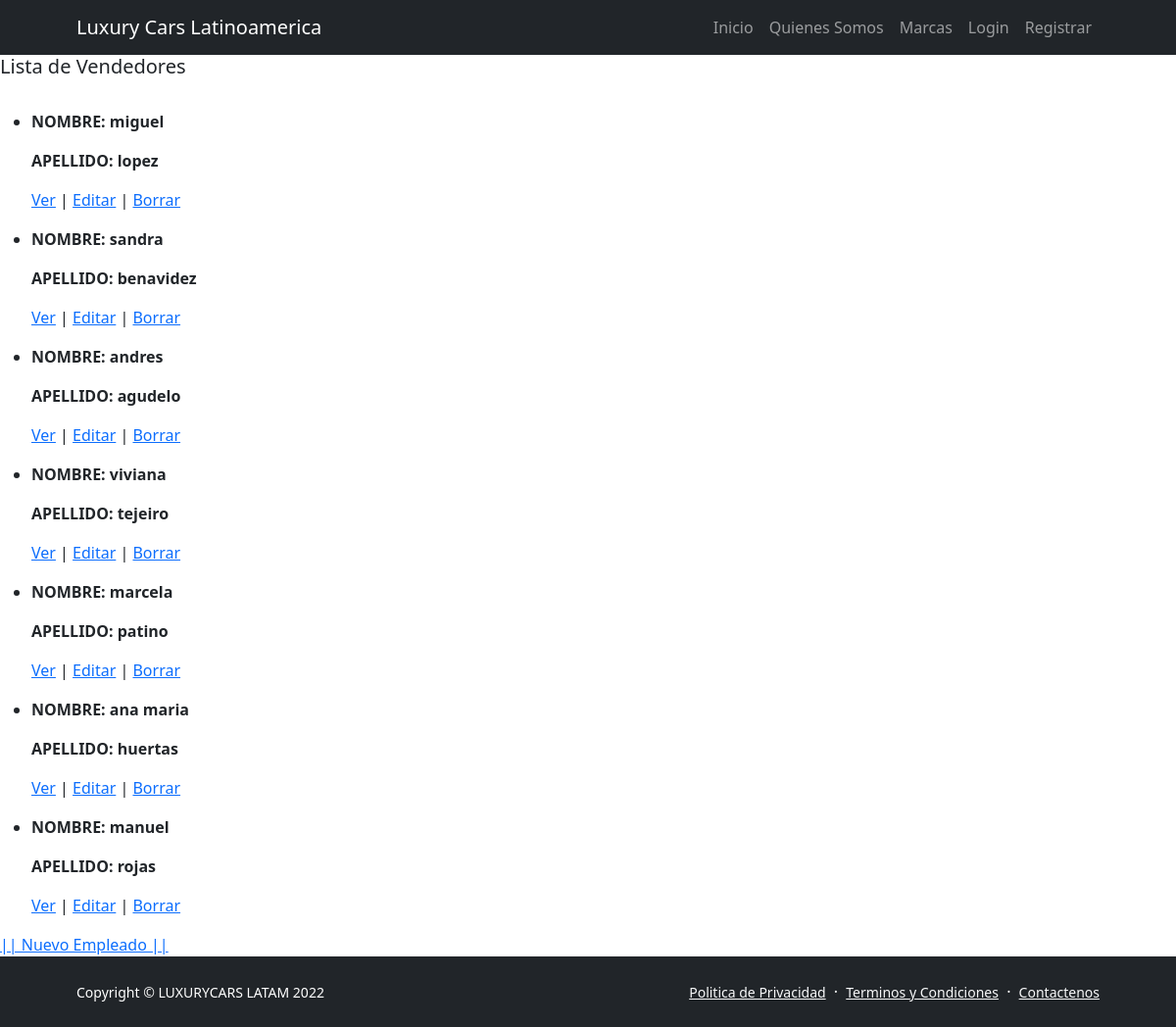
Page /gestionventas/listaVendedores/ (signed in) on the earlier database version.
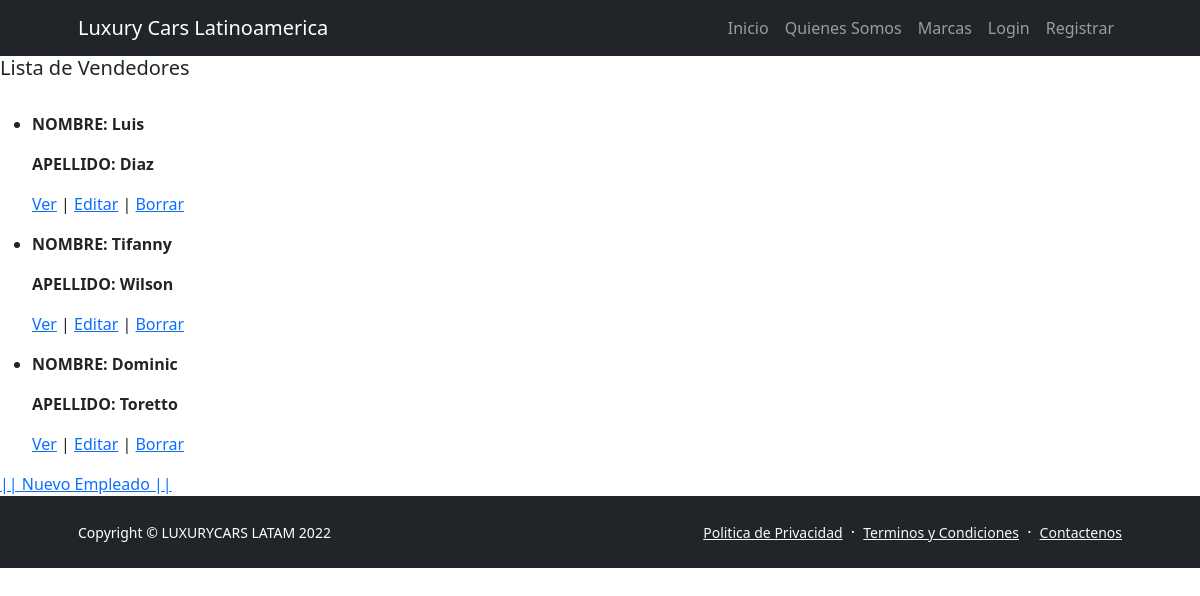
Same page on the later database version.
### gestionventas/models.py (models this page shows, shortened)
class vendedore(models.Model):
    nombre_vendedor=models.CharField(max_length=35)
    apellido_vendedor=models.CharField(max_length=35)
    email_vendedor=models.EmailField(max_length=30)
    sucursal=models.CharField(max_length=30)

### gestionventas/views.py (the view)
# urls.py: path('listaVendedores/', views.ListarVendedores.as_view(), name="listar"),
class ListarVendedores(LoginRequiredMixin, ListView):
    model= vendedore
    template_name="gestionventas/listar.html"

### templates/gestionventas/listar.html (shortened to what this page needs)
{% extends 'gestionventas/inicio.html' %}
    {% load static %}
{% block contenidoquecambia %}
<h5>Lista de Vendedores</h5>
<ul>
    {% for vendedore in object_list %}
    <li>
                <p><strong>NOMBRE: {{ vendedore.nombre_vendedor }} </strong></p>
                <p><strong>APELLIDO: {{ vendedore.apellido_vendedor }} </strong></p>
                <p>
                    <a href="{% url 'Detalle' vendedore.id %}">Ver</a> |
                    <a href="{% url 'Modificar' vendedore.id %}">Editar</a> |
                    <a href="{% url 'Eliminar' vendedore.id %}">Borrar</a>
                </p>
        {% endfor %}
    </li>
</ul>
<a href="{% url 'vendedores' %}"> || Nuevo Empleado ||</a>
{% endblock contenidoquecambia %}

Differences in the rows shown:
removed vendedore: nombre_vendedor "miguel", apellido_vendedor "lopez"
removed vendedore: nombre_vendedor "sandra", apellido_vendedor "benavidez"
removed vendedore: nombre_vendedor "andres", apellido_vendedor "agudelo"
removed vendedore: nombre_vendedor "viviana", apellido_vendedor "tejeiro"
removed vendedore: nombre_vendedor "marcela", apellido_vendedor "patino"
removed vendedore: nombre_vendedor "ana maria", apellido_vendedor "huertas"
removed vendedore: nombre_vendedor "manuel", apellido_vendedor "rojas"
added vendedore: nombre_vendedor "Luis", apellido_vendedor "Diaz"
added vendedore: nombre_vendedor "Tifanny", apellido_vendedor "Wilson"
added vendedore: nombre_vendedor "Dominic", apellido_vendedor "Toretto"
